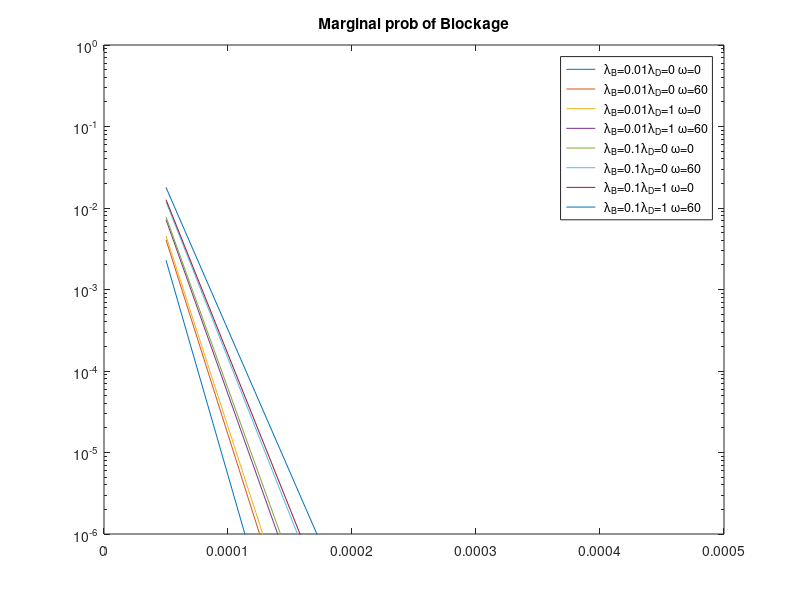
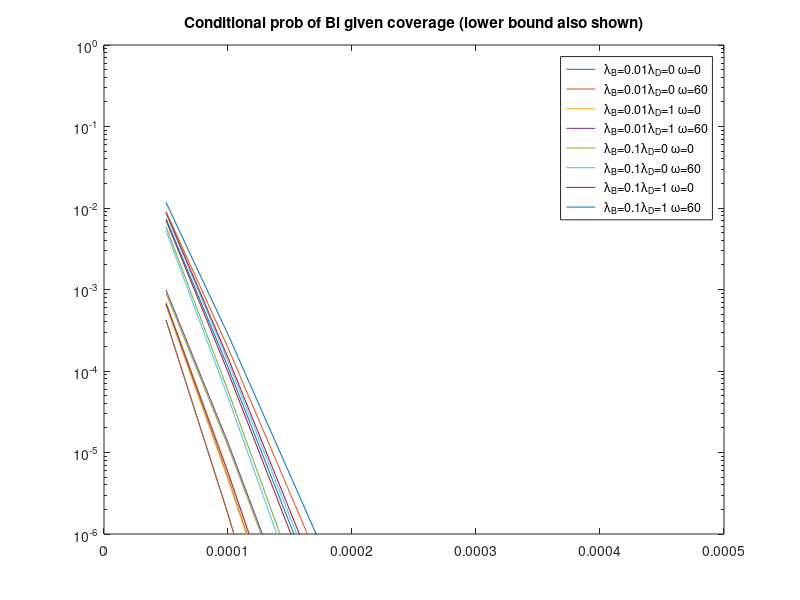
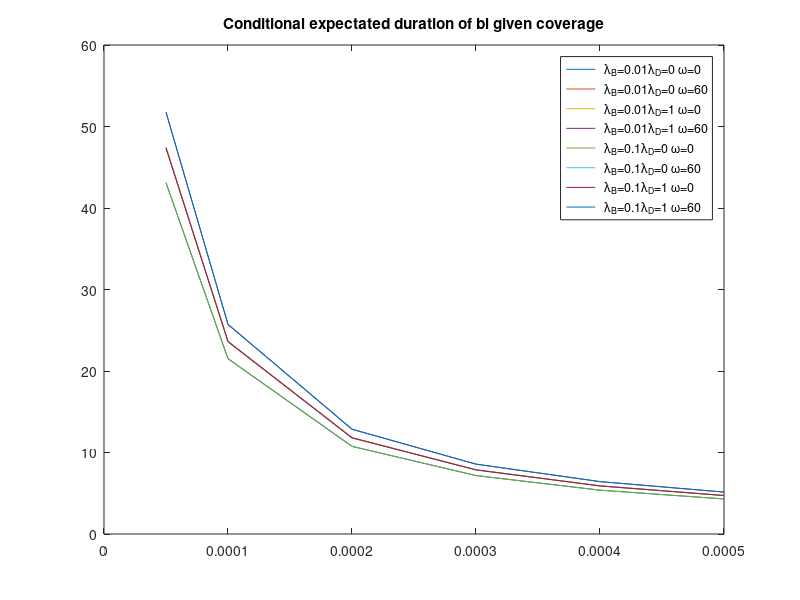

MATLAB code for these plots, in order:
% Written by Ish Jain
% NYU Tandon School of Engineering
% Date: June 2018
%
% Descripton:
% Generate theoretical plots based on NLOS model presented in JSAC paper


clear
close all;

wannaplotCoverage=0; %change only when focussing on coverage
wannaplotCellRadius=0; %change only when focussing on cell radius
wannaplot=1;
wannaSaveFiles=0; %Saving mat files for plotting later

V = 1; %velocity m/s
hb = 1.8; %height blocker
hr = 1.4; %height receiver
ht = 5; %height transmitter (BS)
frac = (hb-hr)/(ht-hr); %fraction depends on heights
mu = 2; %Expected bloc dur =1/mu
R = 200; %m Radius
densityBS = [50,100,200,300,400,500]*10^(-6); %BS=Base Station
densityBL = [0.01, 0.1  ]; %Dynamic BLockers
densityD = [1e-9,0.0001]; %D = static blockage
omegaVal = [0, pi/3];

nBS = length(densityBS);
nBL = length(densityBL);
nD = length(densityD);
nO = length(omegaVal);

%Expected length and width of buildings
El = 10; %m
Ew = 10; %m


%%NLOS parameters----------

gammaNLOS = 5;
PLE = 2.69;
Rt=R*10^(-gammaNLOS/(10*PLE)); %65; %R^(0.91); %0.91=PLE(LOS)/PLE(NLOS), where PLE=path loss exponent
kappa = 2;


for iT = 1:nBS
    tempind = 0;
    for iB = 1:nBL
        for iD = 1:nD
            for iO = 1:nO
                tempind=tempind+1; %increment from zero after every BSdensity value
                lamT = densityBS(iT); %lambda BS
                lamB = densityBL(iB);
                lamD = densityD(iD);
                omega = omegaVal(iO); %self-blockage angle
                p(iO) =1- omega/(2*pi); %probability of no self-blockage
                C(iB) = 2/pi*lamB*V*frac; %C is defined in paper
                beta(iD) = 2/pi*lamD*(El+Ew); %static blockage parameter
                beta0(iD) = lamD*El*Ew; %static blockage parameter
                
                %This required for duration %Please double check!!!!!!!
                q(iD) = 2*exp(-beta0(iD))/(beta(iD)^2*R^2) * ...
                    (1-(1+beta(iD)*R)*exp(-beta(iD)*R));
                %Prepare for coverage
                %                 qt(iD) = 2*exp(-beta0(iD))/(beta(iD)^2*Rt^2) *...
                %                     ((1+beta(iD)*Rt)*exp(-beta(iD)*Rt)-(1+beta(iD)*R)*exp(-beta(iD)*R));
                
                qt(iD,iO) = Rt^2/R^2 - 2*p(iO)*exp(-beta0(iD))/(R^2*beta(iD)^2)*...
                    (exp(-beta(iD)*R)*(1+beta(iD)*R)-exp(-beta(iD)*Rt)*(1+beta(iD)*Rt));
                
                %Define Coverage Probability
                pNoCoverage(iT,iD,iO) = exp(-qt(iD,iO)*lamT*pi*R^2);
                pCoverage(iT,iD,iO) = 1-pNoCoverage(iT,iD,iO);
                pc(iT,tempind) =pCoverage(iT,iD,iO); %temp to check its correcteness
                %Prepare for blockage Probability: numerical integration
                %bt is related to NLOS blockage probability PbNLOS
                bt= @(r) 2/(C(iB)/mu)^2./(Rt^2-r.^2).*...
                    (C(iB)/mu*(Rt-r)-log((1+C(iB)/mu*Rt)./(1+C(iB)/mu*r))).*(r<=Rt);
                PbNLOS = @(r) ((exp(-bt(r)*kappa)-bt(r)*exp(-kappa)));
                
                
                
                
                %Get LOS blockage probility
                PbLOS  = @(r) (1-p(iO)*exp(-(beta(iD)*r+beta0(iD)))./(1+C(iB)/mu*r));
                % temp=@(r) 1-exp(-(beta*r+beta0))./(1+C*r) *2.*r/R^2;
                
                %Combine LOS and NLOS blockage probability
                atInt=@(r)  (PbNLOS(r)).*(PbLOS(r))*2.*r/R^2;
                at(iB)=1-integral(atInt,0,Rt-1e-20,'absTol',1e-100)-integral(atInt,Rt+1e-20,R,'absTol',1e-100);
                
                
                %1. Marginal prob of Blockage (open area)
                pB(iT,tempind) = exp(-at(iB)*lamT*pi*R^2);
                
                
                %2. Conditional prob of blockage given coverage(newly defined)
                pBCond(iT,tempind) = (pB(iT,tempind)-...
                    pNoCoverage(iT,iD,iO))/pCoverage(iT,iD,iO);
                
                %Let's get a lower bound on NLOS blockage probability
                btMin = @(r) 1./(1+C(iB)/mu).*(r<Rt);
                PbNLOSmin = @(r) ((exp(-btMin(r)*kappa)-btMin(r)*exp(-kappa)));
                atIntMin = @(r)  (PbNLOSmin(r)).*(PbLOS(r))*2.*r/R^2;
                atMin(iB) = 1-integral(atIntMin,0,Rt-1e-20,'absTol',1e-100)-integral(atIntMin,Rt+1e-20,R,'absTol',1e-100);
                pBmin(iT,tempind) = exp(-atMin(iB)*lamT*pi*R^2);
                pBCondMin(iT,tempind) = (pBmin(iT,tempind)-...
                    pNoCoverage(iT,iD,iO))/pCoverage(iT,iD,iO);
                
                %5. Conditional expectation of duration of bl given coverage
                dur(iT,tempind) = 1/mu * 1/(p(iO)*q(iD)*lamT*pi*R^2+kappa*lamT*pi*Rt^2);
                durCond(iT,tempind) = dur(iT,tempind)*1000/pCoverage(iT,iD,iO);
                
                %%put column title for saving in csv files
                colTitle{1}='lamT';
                if(lamD<1e-7),lamD=0;end
                colTitle{tempind+1} = strcat('lamB',num2str(lamB),...
                    'lamD',num2str(lamD*1e4),'omega',num2str(omega*360/2/pi));
                
                %Put legends
                legendArray{tempind} = strcat(' \lambda_B=',num2str(lamB),...
                    '\lambda_D=',num2str(lamD*1e4),' \omega=',num2str(omega*360/2/pi));
            end
        end
    end
    
end

if(wannaSaveFiles)
    writetable(cell2table([colTitle; num2cell([densityBS'*10^4, pBCond])]),...
        'figures/theory_pB_NLOS.csv','writevariablenames',0);
    writetable(cell2table([colTitle; num2cell([densityBS'*10^4, pBCondMin])]),...
        'figures/theory_pB_NLOS_Min.csv','writevariablenames',0);
    writetable(cell2table([colTitle; num2cell([densityBS'*10^4,durCond])]),...
        'figures/theory_durCond_NLOS.csv','writevariablenames',0);
end
if(wannaplot)
    figure(1);grid on;
    semilogy(densityBS,pB);
    
    ylim([1e-6,1]);
    title('Marginal prob of Blockage')
    legend(legendArray);
    
    
    figure(2);grid on;
    semilogy(densityBS,pBCond);
    hold on;
    semilogy(densityBS,pBCondMin);
    title('Conditional prob of Bl given coverage (lower bound also shown)');
    ylim([1e-6,1])
    legend(legendArray);
    %
    figure(5); grid on;
    plot(densityBS,durCond)
    title('Conditional expectated duration of bl given coverage')
    legend(legendArray);
    
end

%% coverage plots
if (wannaplotCoverage)
    clear
    % wannaplot=1;
    
    R = 100; %m Radius
    
    omegaVal = [0 pi/3];
    densityBS = (50:500)*10^-6;
    % densityBL = [.01  0.1]; %Dynamic BLockers
    densityD = [1e-9,0.0001]; %D = static blockage
    omegaVal = [0, pi/3 ];
    
    nBS = length(densityBS);
    
    nO = length(omegaVal);
    El = 10; %m
    Ew = 10; %m
    
    Rt=66;
    % kappa = 10;
    
    
    nD=length(densityD);
    
    
    for iT=1:nBS
        tempind = 0;
        for iD = 1:nD
            for iO = 1:nO
                
                tempind=tempind+1; %increment from zero after every BSdensity value
                
                lamT = densityBS(iT);
                lamD = densityD(iD);
                omega = omegaVal(iO);
                p(iO) =1- omega/(2*pi);
                %         C(iB) = 2/pi*lamB*V*frac;
                beta(iD) = 2/pi*lamD*(El+Ew);
                beta0(iD) = lamD*El*Ew;
                
                
                qt(iD,iO) = Rt^2/R^2 - 2*p(iO)*exp(-beta0(iD))/(R^2*beta(iD)^2)*...
                    (exp(-beta(iD)*R)*(1+beta(iD)*R)-exp(-beta(iD)*Rt)*(1+beta(iD)*Rt));
                
                %Define Coverage Probability
                pNoCoverage(iD,iO) = exp(-qt(iD,iO)*lamT*pi*R^2);
                pCoverage(iT,tempind) = 1-pNoCoverage(iD,iO);
                %%put column title for saving in csv files
                colTitle2{1}='lamT';
                if(lamD<1e-7),lamD=0;end
                colTitle2{tempind+1} = strcat(...
                    'lamD',num2str(lamD*1e4),'omega',num2str(omega*360/2/pi));
                legendArray2{tempind} = strcat(...
                    '\lambda_D=',num2str(lamD*1e4),' \omega=',num2str(omega*360/2/pi));
            end
        end
    end
    writetable(cell2table([colTitle2; num2cell([densityBS'*10^4,pCoverage])]),...
        'figures/coverage_NLOS.csv','writevariablenames',0);
    
    figure(3);grid on;
    semilogy(densityBS',pCoverage);
    title('coverage NLOS');
    % ylim([1e-6,1])
    legend(legendArray2);
end


%% Effect of cell radius.. same code copied with some modification
if(~exist('wannaplotCellRadius') )
    wannaplotCellRadius=0;
end
if(wannaplotCellRadius)
    
    clear
    % close all
    V = 1; %velocity m/s
    hb = 1.8;
    hr = 1.4;
    ht = 5;
    frac = (hb-hr)/(ht-hr); %fraction depends on heights
    mu = 2; %Expected bloc dur =1/mu
    %     Rvalues = 50:500; %m Radius
    Rvalues = [100, 200];
    
    %     densityBS = [100]*10^(-6); %BS=Base Station
    densityBS = [0.01,1,50,100,150,200,250,300,350,400]*10^(-6); %BS=Base Station
    
    densityBL = [ 0.01  ]; %Dynamic BLockers
    densityD = [0.0001]; %D = static blockage
    omegaVal = [ pi/3];
    
    nR = length(Rvalues);
    nBS = length(densityBS);
    nBL = length(densityBL);
    nD = length(densityD);
    nO = length(omegaVal);
    El = 10; %m
    Ew = 10; %m
    
    %%NLOS parameters----------
 
    PLE = 2.69;
    gammaNLOS = 5;
    Rtvalues = Rvalues*10^(gammaNLOS/(10*PLE));
    kappa = 3;
    for iT = 1:nBS
        tempind = 0;
        for iR = 1:nR
            R = Rvalues(iR);
            Rt= Rtvalues(iR);
            
            
            
            for iB = 1:nBL
                for iD = 1:nD
                    for iO = 1:nO
                        tempind=tempind+1; %increment from zero after every BSdensity value
                        lamT = densityBS(iT); %lambda BS
                        lamB = densityBL(iB);
                        lamD = densityD(iD);
                        omega = omegaVal(iO);
                        p(iO) =1- omega/(2*pi);
                        C(iB) = 2/pi*lamB*V*frac;
                        beta(iD) = 2/pi*lamD*(El+Ew);
                        beta0(iD) = lamD*El*Ew;
                        
                        %This required for duration %Please double check!!!!!!!
                        q(iD) = 2*exp(-beta0(iD))/(beta(iD)^2*R^2) * ...
                            (1-(1+beta(iD)*R)*exp(-beta(iD)*R));
                        %Prepare for coverage
                        %                 qt(iD) = 2*exp(-beta0(iD))/(beta(iD)^2*Rt^2) *...
                        %                     ((1+beta(iD)*Rt)*exp(-beta(iD)*Rt)-(1+beta(iD)*R)*exp(-beta(iD)*R));
                        
                        qt(iD,iO) = Rt^2/R^2 - 2*p(iO)*exp(-beta0(iD))/(R^2*beta(iD)^2)*...
                            (exp(-beta(iD)*R)*(1+beta(iD)*R)-exp(-beta(iD)*Rt)*(1+beta(iD)*Rt));
                        
                        %Define Coverage Probability
                        pNoCoverage(iT,iD,iO) = exp(-qt(iD,iO)*lamT*pi*R^2);
                        pCoverage(iT,iD,iO) = 1-pNoCoverage(iT,iD,iO);
                        pc(iT,tempind) =pCoverage(iT,iD,iO); %temp to check its correcteness
                        %Prepare for blockage Probability: numerical integration
                        %bt is related to NLOS blockage probability PbNLOS
                        bt= @(r) 2/(C(iB)/mu)^2./(Rt^2-r.^2).*...
                            (C(iB)/mu*(Rt-r)-log((1+C(iB)/mu*Rt)./(1+C(iB)/mu*r))).*(r<=Rt);
                        PbNLOS = @(r) ((exp(-bt(r)*kappa)-bt(r)*exp(-kappa)));
                        PbLOS  = @(r) (1-p(iO)*exp(-(beta(iD)*r+beta0(iD)))./(1+C(iB)/mu*r));
                        % temp=@(r) 1-exp(-(beta*r+beta0))./(1+C*r) *2.*r/R^2;
                        atInt=@(r)  (PbNLOS(r)).*(PbLOS(r))*2.*r/R^2;
                        at(iB)=1-integral(atInt,0,Rt-1e-6,'absTol',1e-100)-integral(atInt,Rt+1e-6,R,'absTol',1e-100);
                        
                        %1. Marginal prob of Blockage (open area)
                        pB(iT,tempind) = exp(-at(iB)*lamT*pi*R^2);
                        
                        
                        
                        %2. Conditional prob of blockage given coverage(newly defined)
                        pBCond(iR,tempind) = (pB(iT,tempind)-...
                            pNoCoverage(iT,iD,iO))/pCoverage(iT,iD,iO);
                        
                        %Let's get a lower bound on NLOS blockage probability
                        btMin = @(r) 1./(1+C(iB)/mu).*(r<Rt);
                        PbNLOSmin = @(r) ((exp(-btMin(r)*kappa)-btMin(r)*exp(-kappa)));
                        atIntMin = @(r)  (PbNLOSmin(r)).*(PbLOS(r))*2.*r/R^2;
                        atMin(iB) = 1-integral(atIntMin,0,Rt-1e-20,'absTol',1e-100)-integral(atIntMin,Rt+1e-20,R,'absTol',1e-100);
                        pBmin(iT,tempind) = exp(-atMin(iB)*lamT*pi*R^2);
                        pBCondMin(iT,tempind) = (pBmin(iT,tempind)-...
                            pNoCoverage(iT,iD,iO))/pCoverage(iT,iD,iO);
                   
                        %%put column title for saving in csv files
                        colTitle{1}='Radius';
                        if(lamD<1e-7),lamD=0;end
                        colTitle{tempind+1} = strcat('lamB',num2str(lamB),...
                            'lamD',num2str(lamD*1e4),'omega',num2str(omega*360/2/pi),...
                            'R',num2str(R));
                        
                        %Put legends
                        legendArray{tempind} = strcat(' \lambda_B=',num2str(lamB),...
                            '\lambda_D=',num2str(lamD*1e4),' \omega=',num2str(omega*360/2/pi),...
                            'R=',num2str(R));
                    end
                end
            end
        end
    end
    %     writetable(cell2table([colTitle; num2cell([Rvalues', pBCondMin])]),...
    %         'figures/theory_withR_NLOS.csv','writevariablenames',0);
    %     save('figures/R_NLOS.mat','pBCondMin');

    
    figure(8);grid on;
    semilogy(densityBS,pBCondMin, 'LineWidth',2);
    xlabel('BS Density');
    title('LOS Blockage Probability');
    ylim([1e-6,1])
    legend(legendArray);
    %     legend('R=100m','R=200m','R=500m','R=1000m');
end